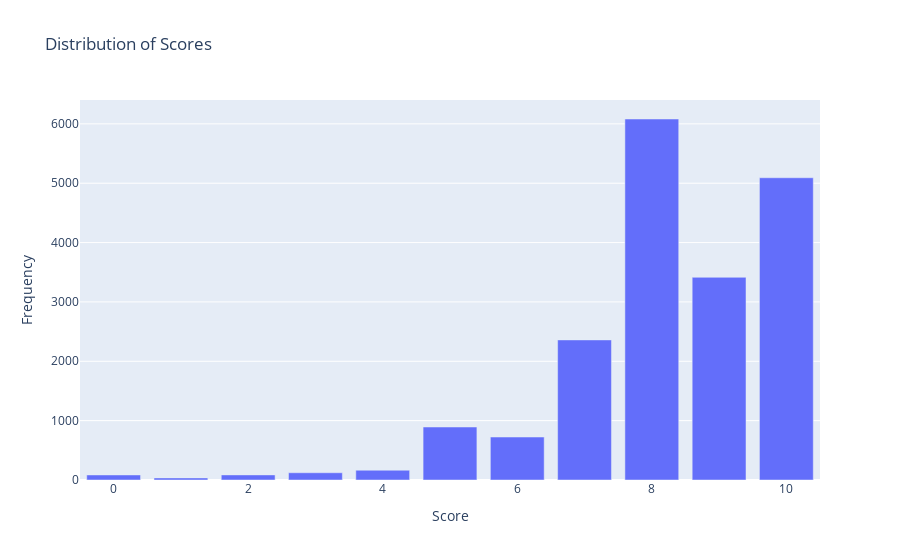

Here is the notebook cell this chart was saved with:
### Code cell
# Count the frequency of each score
score_counts = df_preprocessed_full['Overall Satisfaction'].value_counts().sort_index()
recommend_score_counts = df_preprocessed_full['Likelihood to Recommend (SE)'].value_counts().sort_index()

# Create a bar chart
fig = go.Figure(data=go.Bar(x=score_counts.index, y=score_counts.values))
fig = go.Figure(data=go.Bar(x=recommend_score_counts.index, y=recommend_score_counts.values))
fig.update_layout(title='Distribution of Scores', xaxis_title='Score', yaxis_title='Frequency')
fig.show()

### Figure 1 — Plotly figure (JSON) as saved in the notebook; plotly's stock layout.template omitted (floating-point values rounded to 4 significant figures)
{"data": [{"type": "bar", "x": [0, 1, 2, 3, 4, 5, 6, 7, 8, 9, 10], "y": [85, 35, 86, 122, 165, 893, 724, 2360, 6082, 3415, 5092]}], "layout": {"title": {"text": "Distribution of Scores"}, "xaxis": {"title": {"text": "Score"}}, "yaxis": {"title": {"text": "Frequency"}}}}
